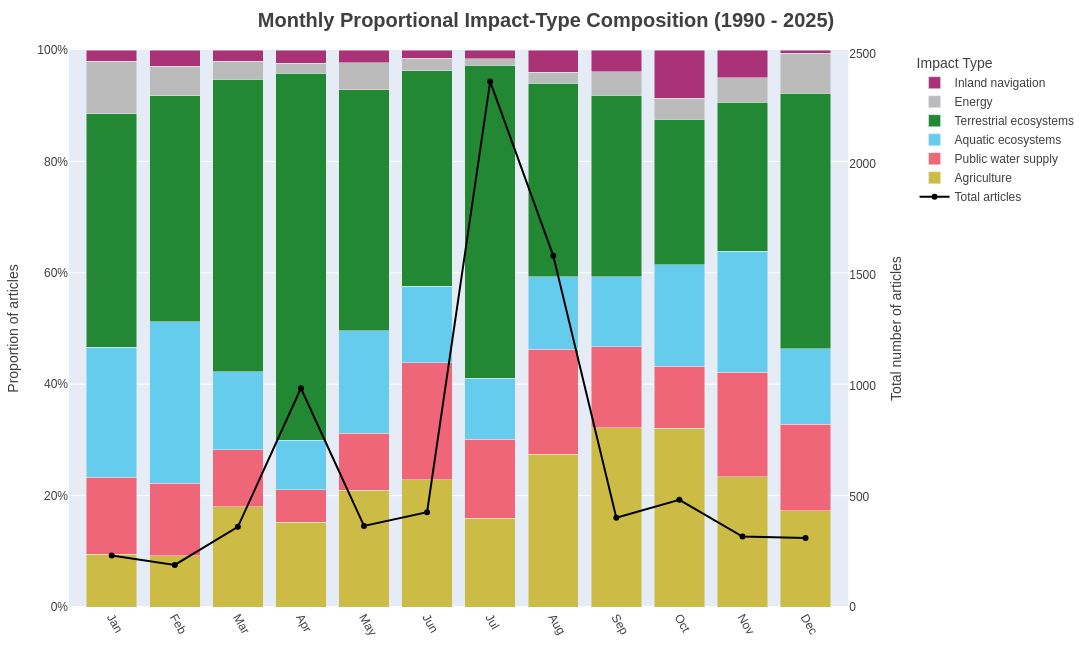

Write notebook code for a chart like this one.
### Markdown cell above
## 4.4.3 — Monthly impact-type composition (thesis Figure 13)
All years collapsed by calendar month. As in the thesis figure, each article counts under
its dominant impact type (the type with the most impact sentences; ties all kept). The
line is the number of articles per calendar month.

### Code cell
# ============================================================================
# 4.4.3 (monthly) — PARAMETERS
# ============================================================================
FIG443M_LANGUAGES = LANGUAGES
FIG443M_START_YEAR = 1990
FIG443M_END_YEAR = 2025
FIG443M_METHOD = "dominant"     # "dominant" (thesis Figure 13) or "all_types" (see the yearly cell)

# ============================================================================
# 4.4.3 (monthly) — PLOT
# ============================================================================
MONTH_LABELS = {1: "Jan", 2: "Feb", 3: "Mar", 4: "Apr", 5: "May", 6: "Jun",
                7: "Jul", 8: "Aug", 9: "Sep", 10: "Oct", 11: "Nov", 12: "Dec"}

_years = sentence_impacts.loc[sentence_impacts["language"].isin(FIG443M_LANGUAGES), "year"]
y0, y1 = resolve_year_range(_years, FIG443M_START_YEAR, FIG443M_END_YEAR)
assigned = impact_types_per_article(FIG443M_LANGUAGES, y0, y1, FIG443_IMPACT_GROUPS, FIG443_REQUIRE_CANTON,
                                    FIG443M_METHOD)

if assigned.empty:
    print("Skipping: no data for the chosen parameters.")
else:
    monthly = assigned.groupby(["month", "impact_group"]).size().rename("article_count")
    grid = pd.MultiIndex.from_product([range(1, 13), FIG443_IMPACT_GROUPS], names=["month", "impact_group"])
    monthly = monthly.reindex(grid, fill_value=0).reset_index()
    monthly["pair_total"] = monthly.groupby("month")["article_count"].transform("sum")
    monthly = monthly[monthly["pair_total"] > 0].copy()
    monthly["proportion"] = monthly["article_count"] / monthly["pair_total"]
    monthly["month_name"] = monthly["month"].map(MONTH_LABELS)

    fig = make_subplots(specs=[[{"secondary_y": True}]])
    for impact in FIG443_IMPACT_GROUPS:
        s = monthly[monthly["impact_group"] == impact]
        fig.add_trace(go.Bar(x=s["month_name"], y=s["proportion"], name=impact,
                             marker_color=IMPACT_GROUP_COLORS.get(impact, "#999999"),
                             hovertemplate="Month=%{x}<br>Impact=%{fullData.name}<br>Proportion=%{y:.2%}<extra></extra>"),
                      secondary_y=False)
    # line = number of distinct articles per calendar month
    totals = (assigned.drop_duplicates(["language", "file"]).groupby("month").size()
              .reindex(range(1, 13), fill_value=0).rename("n").reset_index())
    totals["month_name"] = totals["month"].map(MONTH_LABELS)
    fig.add_trace(go.Scatter(x=totals["month_name"], y=totals["n"], name="Total articles",
                             mode="lines+markers", legendrank=1, line=dict(color="black", width=2),
                             marker=dict(size=6), hovertemplate="Month=%{x}<br>Total=%{y}<extra></extra>"),
                  secondary_y=True)
    fig.update_layout(
        barmode="stack", height=650, width=1200,
        title=dict(text="<b>Monthly Proportional Impact-Type Composition (1990 - 2025)</b>", x=0.5, xanchor="center",
                   y=0.98, yanchor="top", font=dict(family=PLOTLY_FONT["family"], size=20, color=TEXT_COLOR)),
        legend_title_text="Impact Type", margin=dict(t=50, r=50, l=60, b=40), font=PLOTLY_FONT,
    )
    fig.update_yaxes(title_text="Proportion of articles", tickformat=".0%", range=[0, 1], secondary_y=False)
    fig.update_yaxes(title_text="Total number of articles", tickmode="auto", rangemode="tozero",
                     showgrid=False, secondary_y=True)
    fig.update_xaxes(tickangle=60, categoryorder="array", categoryarray=list(MONTH_LABELS.values()))
    fig.show()
    save_plotly(fig, "4.4.3_monthly_impact_compositions.png")

### Figure 1 — Plotly figure (JSON) as saved in the notebook; plotly's stock layout.template omitted (floating-point values rounded to 4 significant figures)
{"data": [{"hovertemplate": "Month=%{x}<br>Impact=%{fullData.name}<br>Proportion=%{y:.2%}<extra></extra>", "marker": {"color": "#CCBB44"}, "name": "Agriculture", "type": "bar", "x": ["Jan", "Feb", "Mar", "Apr", "May", "Jun", "Jul", "Aug", "Sep", "Oct", "Nov", "Dec"], "xaxis": "x", "y": [0.09486, 0.09179, 0.18, 0.1525, 0.2097, 0.2287, 0.159, 0.2744, 0.3218, 0.3205, 0.2342, 0.1729], "yaxis": "y"}, {"hovertemplate": "Month=%{x}<br>Impact=%{fullData.name}<br>Proportion=%{y:.2%}<extra></extra>", "marker": {"color": "#EE6677"}, "name": "Public water supply", "type": "bar", "x": ["Jan", "Feb", "Mar", "Apr", "May", "Jun", "Jul", "Aug", "Sep", "Oct", "Nov", "Dec"], "xaxis": "x", "y": [0.1383, 0.1304, 0.1025, 0.05838, 0.1023, 0.21, 0.1423, 0.1885, 0.1458, 0.1113, 0.1873, 0.1556], "yaxis": "y"}, {"hovertemplate": "Month=%{x}<br>Impact=%{fullData.name}<br>Proportion=%{y:.2%}<extra></extra>", "marker": {"color": "#66CCEE"}, "name": "Aquatic ecosystems", "type": "bar", "x": ["Jan", "Feb", "Mar", "Apr", "May", "Jun", "Jul", "Aug", "Sep", "Oct", "Nov", "Dec"], "xaxis": "x", "y": [0.2332, 0.2899, 0.14, 0.08851, 0.1841, 0.1372, 0.1092, 0.1302, 0.125, 0.1823, 0.2176, 0.1354], "yaxis": "y"}, {"hovertemplate": "Month=%{x}<br>Impact=%{fullData.name}<br>Proportion=%{y:.2%}<extra></extra>", "marker": {"color": "#228833"}, "name": "Terrestrial ecosystems", "type": "bar", "x": ["Jan", "Feb", "Mar", "Apr", "May", "Jun", "Jul", "Aug", "Sep", "Oct", "Nov", "Dec"], "xaxis": "x", "y": [0.419, 0.4058, 0.525, 0.6591, 0.4322, 0.3867, 0.562, 0.3475, 0.3264, 0.261, 0.2672, 0.4582], "yaxis": "y"}, {"hovertemplate": "Month=%{x}<br>Impact=%{fullData.name}<br>Proportion=%{y:.2%}<extra></extra>", "marker": {"color": "#BBBBBB"}, "name": "Energy", "type": "bar", "x": ["Jan", "Feb", "Mar", "Apr", "May", "Jun", "Jul", "Aug", "Sep", "Oct", "Nov", "Dec"], "xaxis": "x", "y": [0.09486, 0.05314, 0.0325, 0.01789, 0.04859, 0.02287, 0.01156, 0.01943, 0.04167, 0.03839, 0.04408, 0.07205], "yaxis": "y"}, {"hovertemplate": "Month=%{x}<br>Impact=%{fullData.name}<br>Proportion=%{y:.2%}<extra></extra>", "marker": {"color": "#AA3377"}, "name": "Inland navigation", "type": "bar", "x": ["Jan", "Feb", "Mar", "Apr", "May", "Jun", "Jul", "Aug", "Sep", "Oct", "Nov", "Dec"], "xaxis": "x", "y": [0.01976, 0.02899, 0.02, 0.02354, 0.02302, 0.01455, 0.01594, 0.04005, 0.03935, 0.08637, 0.04959, 0.005764], "yaxis": "y"}, {"hovertemplate": "Month=%{x}<br>Total=%{y}<extra></extra>", "legendrank": 1, "line": {"color": "black", "width": 2}, "marker": {"size": 6}, "mode": "lines+markers", "name": "Total articles", "type": "scatter", "x": ["Jan", "Feb", "Mar", "Apr", "May", "Jun", "Jul", "Aug", "Sep", "Oct", "Nov", "Dec"], "xaxis": "x", "y": [233, 190, 362, 988, 366, 428, 2373, 1587, 403, 484, 318, 312], "yaxis": "y2"}], "layout": {"barmode": "stack", "font": {"color": "#404040", "family": "Arial, Helvetica, sans-serif", "size": 12}, "height": 650, "legend": {"title": {"text": "Impact Type"}}, "margin": {"b": 40, "l": 60, "r": 50, "t": 50}, "title": {"font": {"color": "#404040", "family": "Arial, Helvetica, sans-serif", "size": 20}, "text": "<b>Monthly Proportional Impact-Type Composition (1990 - 2025)</b>", "x": 0.5, "xanchor": "center", "y": 0.98, "yanchor": "top"}, "width": 1200, "xaxis": {"anchor": "y", "categoryarray": ["Jan", "Feb", "Mar", "Apr", "May", "Jun", "Jul", "Aug", "Sep", "Oct", "Nov", "Dec"], "categoryorder": "array", "domain": [0, 0.94], "tickangle": 60}, "yaxis": {"anchor": "x", "domain": [0, 1], "range": [0, 1], "tickformat": ".0%", "title": {"text": "Proportion of articles"}}, "yaxis2": {"anchor": "x", "overlaying": "y", "rangemode": "tozero", "showgrid": false, "side": "right", "tickmode": "auto", "title": {"text": "Total number of articles"}}}}
